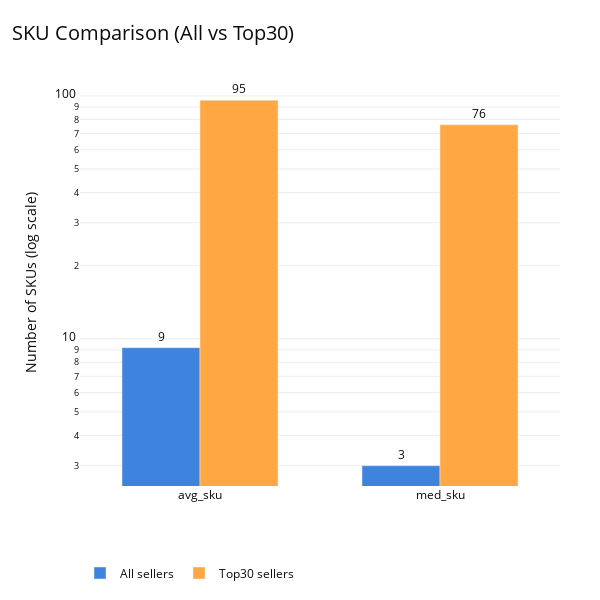

The code cell stored with this chart in its notebook:
### Code cell
# =====================
# Color Palette (동일)
# =====================
C_BLACK  = "#0B0B0B"
C_BLUE   = "#3E84DF"
C_ORANGE = "#FFA742"
GRID     = "rgba(0,0,0,0.08)"

# =====================
# Data prep (기존 로직 유지)
# =====================
sku_df = summary[["group", "avg_sku", "med_sku"]].melt(
    id_vars="group",
    var_name="metric",
    value_name="value"
)

# 그룹별 색상 매핑
group_color = {
    "All": C_BLUE,
    "Top30": C_ORANGE
}

# =====================
# Figure
# =====================
fig = go.Figure()

for g in sku_df["group"].unique():
    df_g = sku_df[sku_df["group"] == g]

    # ✅ Top30만 오렌지로 강제
    if "Top" in str(g):
        color = C_ORANGE
    else:
        color = C_BLUE

    fig.add_trace(
        go.Bar(
            x=df_g["metric"],
            y=df_g["value"],
            name=g,
            marker_color=color,
            text=[f"{int(v)}" for v in df_g["value"]],
            textposition="outside"
        )
    )


# =====================
# Layout (정사각형 / White BG)
# =====================
fig.update_layout(
    width=600,
    height=600,   # ✅ 정사각형
    title=dict(
        text="SKU Comparison (All vs Top30)",
        x=0.02,
        font=dict(size=20, color=C_BLACK)
    ),
    xaxis_title="",
    yaxis_title="Number of SKUs (log scale)",
    yaxis_type="log",          # ✅ 로그 스케일
    plot_bgcolor="white",
    paper_bgcolor="white",
    font=dict(color=C_BLACK),
    margin=dict(l=80, r=40, t=80, b=70),
    legend=dict(
        title="",
        orientation="h",
        yanchor="bottom",
        y=-0.25,
        xanchor="left",
        x=0
    ),
    bargap=0.35
)

fig.update_xaxes(
    showgrid=False,
    tickfont=dict(size=12)
)

fig.update_yaxes(
    showgrid=True,
    gridcolor=GRID,
    zeroline=False
)

fig.show()

### Figure 1 — Plotly figure (JSON) as saved in the notebook; plotly's stock layout.template omitted (floating-point values rounded to 4 significant figures)
{"data": [{"marker": {"color": "#3E84DF"}, "name": "All sellers", "text": ["9", "3"], "textposition": "outside", "type": "bar", "x": ["avg_sku", "med_sku"], "y": [9.187, 3.0]}, {"marker": {"color": "#FFA742"}, "name": "Top30 sellers", "text": ["95", "76"], "textposition": "outside", "type": "bar", "x": ["avg_sku", "med_sku"], "y": [95.93, 76.0]}], "layout": {"bargap": 0.35, "font": {"color": "#0B0B0B"}, "height": 600, "legend": {"orientation": "h", "title": {"text": ""}, "x": 0, "xanchor": "left", "y": -0.25, "yanchor": "bottom"}, "margin": {"b": 70, "l": 80, "r": 40, "t": 80}, "paper_bgcolor": "white", "plot_bgcolor": "white", "title": {"font": {"color": "#0B0B0B", "size": 20}, "text": "SKU Comparison (All vs Top30)", "x": 0.02}, "width": 600, "xaxis": {"showgrid": false, "tickfont": {"size": 12}, "title": {"text": ""}}, "yaxis": {"gridcolor": "rgba(0,0,0,0.08)", "showgrid": true, "title": {"text": "Number of SKUs (log scale)"}, "type": "log", "zeroline": false}}}
